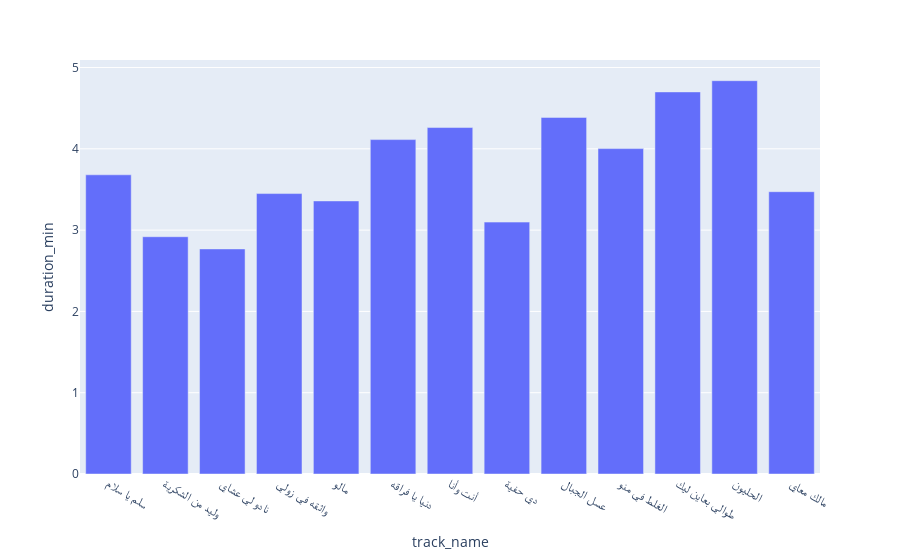

Write notebook code for a chart like this one.
### Code cell
fig = px.bar(res, x='track_name', y='duration_min')
fig.show()

### Figure 1 — Plotly figure (JSON) as saved in the notebook; plotly's stock layout.template omitted (floating-point values rounded to 4 significant figures)
{"data": [{"alignmentgroup": "True", "hovertemplate": "track_name=%{x}<br>duration_min=%{y}<extra></extra>", "legendgroup": "", "marker": {"color": "#636efa", "pattern": {"shape": ""}}, "name": "", "offsetgroup": "", "orientation": "v", "showlegend": false, "textposition": "auto", "x": ["سلم يا سلام", "وليد من الشكرية", "نادو لي عشاي", "واثقه في زولي", "مالو", "دنيا يا فراقه", "أنت وأنا", "دي حفية", "عسل الجبال", "الغلط في منو", "طوالي بعاين ليك", "الحليون", "مالك معاي"], "xaxis": "x", "y": [3.68, 2.919, 2.769, 3.449, 3.359, 4.113, 4.261, 3.099, 4.386, 4.002, 4.7, 4.838, 3.473], "yaxis": "y", "type": "bar"}], "layout": {"xaxis": {"anchor": "y", "domain": [0.0, 1.0], "title": {"text": "track_name"}}, "yaxis": {"anchor": "x", "domain": [0.0, 1.0], "title": {"text": "duration_min"}}, "legend": {"tracegroupgap": 0}, "margin": {"t": 60}, "barmode": "relative"}}
